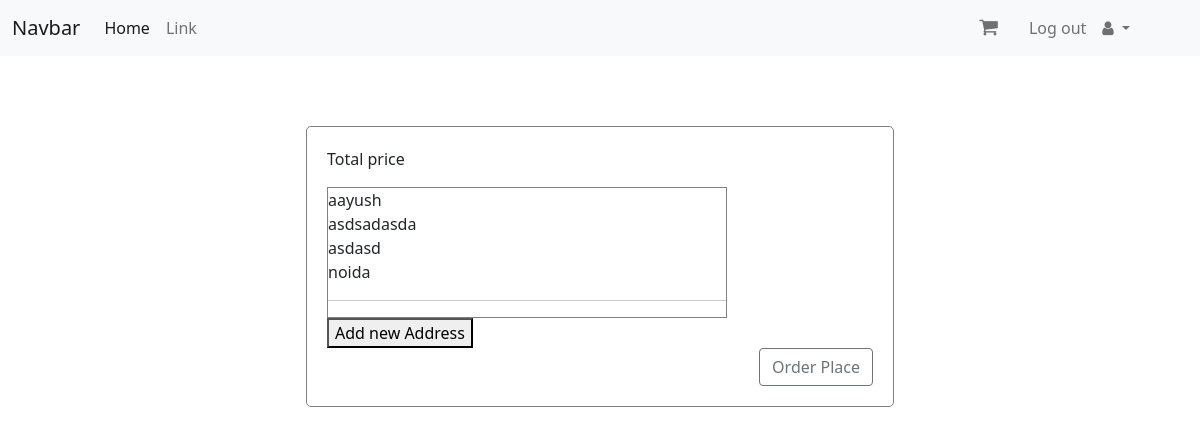
Page /check_out/ (signed in) on the earlier database version.
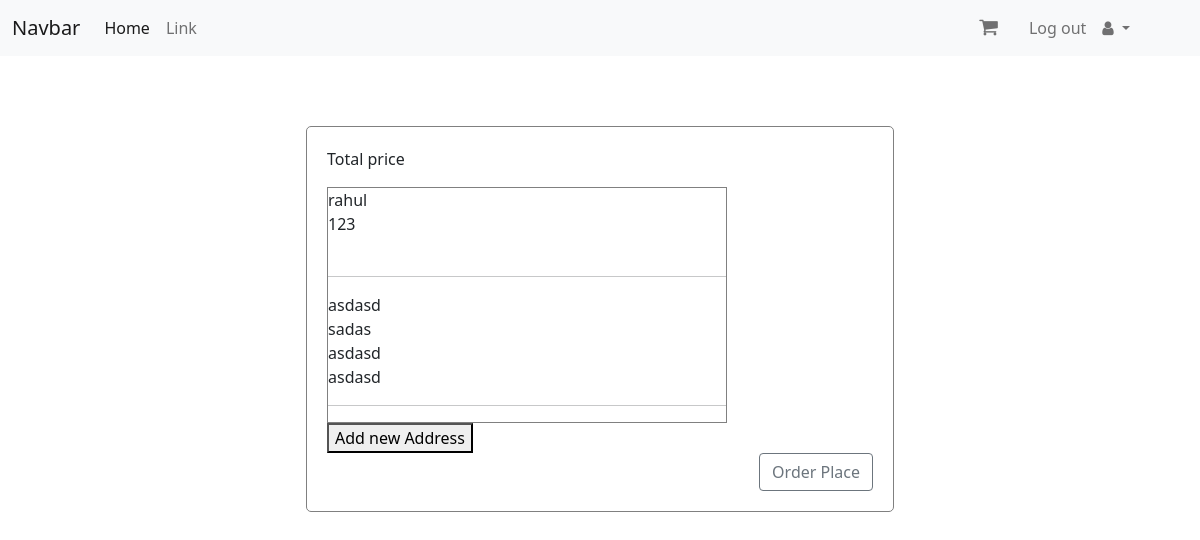
Same page on the later database version.
### store/models.py (models this page shows)
class Address(models.Model):
    user_id= models.CharField(max_length=10)
    name= models.CharField(max_length=50)
    mobile= models.CharField(max_length=12)
    local_address= models.CharField(max_length=100)
    zip_code= models.CharField(max_length=6)
    lend_mark= models.CharField(max_length=50)
    city= models.CharField(max_length=30)
    state= models.CharField(max_length=30)
    date= models.DateTimeField(auto_now_add=True)

### store/views.py (the view, shortened to what this page needs)
# urls.py: path('check_out/', views.check_out, name="checkOut")
def check_out(request):
    u_id=request.session.get('user_id')
    print(u_id)
    userAddress= Address.objects.filter(user_id=u_id)
    print(userAddress)
    allAddress={
        'userAddress': userAddress
    }
    return render(request, 'orders/order.html', allAddress)

### templates/orders/order.html (shortened to what this page needs)
{% extends 'base.html' %}
{% block content %}
{% load cart %}
<div class="container" style="width: 50%; ">
  <div>
    <p>Total price</p>
  </div>
  <div class="address" style="border: 1px solid gray; width: 400px; height: max-content;">
    {% for address in userAddress %}
    <div>
    {{address.name}}<br/>
    {{address.mobile}}<br/>
    {{address.local_address}}<br/>
    {{address.city}}
    <hr>
    </div>
    {% endfor %}
  </div>
  <div>
    <button type="button" data-bs-toggle="modal" data-bs-target="#exampleModal">
      Add new Address
    </button>
  </div>
  <div class="d-grid gap-2 d-md-flex justify-content-md-end">
    <a href="#" class="btn btn-outline-secondary">Order Place</a>
  </div>
</div>
{% endblock %}

### templates/base.html (shortened to what this page needs)
<!doctype html>
<html lang="en">
<head>
    <link href="https://cdn.jsdelivr.net/npm/bootstrap@5.0.2/dist/css/bootstrap.min.css" rel="stylesheet"
>
    <link rel="stylesheet" href="https://cdnjs.cloudflare.com/ajax/libs/font-awesome/4.7.0/css/font-awesome.min.css"
 />
    <link rel="stylesheet" href="../static/css/signup.css">
    <link rel="stylesheet" href="../static/css/signin.css">
</head>
<body>
    <nav class="navbar navbar-expand-lg navbar-light bg-light">
        <div class="container-fluid">
            <a class="navbar-brand" href="{% url 'home' %}">Navbar</a>
            <div class="collapse navbar-collapse" id="navbarSupportedContent">
                <ul class="navbar-nav me-auto mb-2 mb-lg-0">
                    <li class="nav-item">
                        <a class="nav-link active" aria-current="page" href="{% url 'home' %}">Home</a>
                    </li>
                    <li class="nav-item">
                        <a class="nav-link" href="#">Link</a>
                    </li>
                </ul>
            </div>
            <ul class="navbar-nav me-auto mb-2 mb-lg-0">
                <li class="nav-item">
                    <a class="nav-link" href="{% url 'cart' %}">
                        <i class="fa fa-shopping-cart" aria-hidden="true" style="font-size: 20px; margin-right: 15px;"></i>
                    </a>
                </li>
                {% if request.session.user_id %}
                <li class="nav-item">
                    <a class="nav-link" href="{% url 'log_out' %}">Log out</a>
                </li>
                <li class="nav-item dropdown" style="margin-right: 50px;">
                    <a class="nav-link dropdown-toggle" href="#" id="navbarDropdown" role="button"
                        data-bs-toggle="dropdown" aria-expanded="false">
                        <i class="fa fa-user" aria-hidden="true"></i>
                    </a>
                </li>
                {% endif %}
            </ul>
        </div>
    </nav>
    <div class="container-fluid">
        {% block content %}
        {% endblock %}
    </div>
</body>
</html>

### static/css/signup.css (style rules this page uses)
.container { border: 1px solid gray; padding: 20px; border-radius: 5px; margin-top: 70px; }

### static/css/signin.css (style rules this page uses)
.container { width: 350px; }

Differences in the rows shown:
removed Address: name "aayush", mobile "asdsadasda", local_address "asdasd", city "noida"
added Address: name "rahul", mobile "123"
added Address: name "asdasd", mobile "sadas", local_address "asdasd", city "asdasd"
